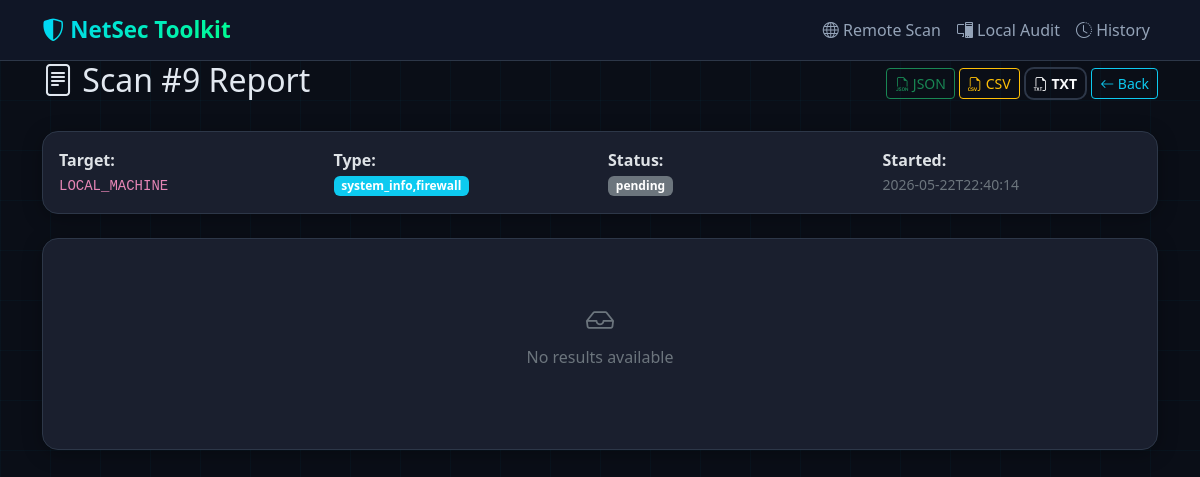
Page /scan/9 on the committed database.
### utils/database.py (models this page shows, shortened)
class ScanHistory(db.Model):
    __tablename__ = 'scan_history'
    id = db.Column(db.Integer, primary_key=True)
    target_url = db.Column(db.String(500), nullable=False)
    scan_type = db.Column(db.String(100), nullable=False)
    status = db.Column(db.String(50), default='running')
    results = db.Column(db.Text, default='{}')
    started_at = db.Column(db.DateTime, default=datetime.utcnow)
    completed_at = db.Column(db.DateTime, nullable=True)
    def to_dict(self):
        return {
            'id': self.id,
            'target_url': self.target_url,
            'scan_type': self.scan_type,
            'status': self.status,
            'started_at': self.started_at.isoformat() if self.started_at else None,
            'completed_at': self.completed_at.isoformat() if self.completed_at else None,
        }
    def get_results(self):
        try:
            return json.loads(self.results) if self.results else {}
        except (json.JSONDecodeError, TypeError):
            return {}

### app.py (the view)
@app.route('/scan/<int:scan_id>')
def scan_detail(scan_id):
    record = ScanHistory.query.get_or_404(scan_id)
    return render_template('scan_detail.html', scan=record.to_dict(), results=record.get_results())

### templates/scan_detail.html (shortened to what this page needs)
<!DOCTYPE html>
<html lang="en" data-bs-theme="dark">
<head>
    <link href="https://cdn.jsdelivr.net/npm/bootstrap@5.3.2/dist/css/bootstrap.min.css" rel="stylesheet">
    <link href="https://cdn.jsdelivr.net/npm/bootstrap-icons@1.11.2/font/bootstrap-icons.css" rel="stylesheet">
    <link rel="stylesheet" href="{{ url_for('static', filename='css/main.css') }}">
</head>
<body>
    <nav class="navbar navbar-expand-lg sticky-top">
        <div class="container">
            <a class="navbar-brand" href="/"><i class="bi bi-shield-shaded"></i> NetSec Toolkit</a>
            <div class="collapse navbar-collapse" id="navbarNav">
                <ul class="navbar-nav ms-auto">
                    <li class="nav-item"><a class="nav-link" href="/"><i class="bi bi-globe"></i> Remote Scan</a></li>
                    <li class="nav-item"><a class="nav-link" href="/local"><i class="bi bi-pc-display"></i> Local Audit</a></li>
                    <li class="nav-item"><a class="nav-link" href="/scans"><i class="bi bi-clock-history"></i> History</a></li>
                </ul>
            </div>
        </div>
    </nav>
    <div class="container position-relative" style="z-index: 1;">
        <div class="d-flex justify-content-between align-items-center mb-4">
            <h2><i class="bi bi-file-text"></i> Scan #{{ scan.id }} Report</h2>
            <div>
                <a href="/api/export/{{ scan.id }}/json" class="btn btn-outline-success btn-sm"><i class="bi bi-filetype-json"></i> JSON</a>
                <a href="/api/export/{{ scan.id }}/csv" class="btn btn-outline-warning btn-sm"><i class="bi bi-filetype-csv"></i> CSV</a>
                <a href="/api/export/{{ scan.id }}/txt" class="btn btn-outline-light btn-sm"><i class="bi bi-filetype-txt"></i> TXT</a>
                <a href="/scans" class="btn btn-outline-info btn-sm"><i class="bi bi-arrow-left"></i> Back</a>
            </div>
        </div>
        <div class="card mb-4">
            <div class="card-body">
                <div class="row g-3">
                    <div class="col-md-3"><strong>Target:</strong><br><code>{{ scan.target_url }}</code></div>
                    <div class="col-md-3"><strong>Type:</strong><br><span class="badge bg-info">{{ scan.scan_type }}</span></div>
                    <div class="col-md-3"><strong>Status:</strong><br>
                        {% if scan.status == 'completed' %}
                            <span class="badge bg-success">✅ Completed</span>
                        {% elif scan.status == 'running' %}
                            <span class="badge bg-warning text-dark">⏳ Running</span>
                        {% else %}
                            <span class="badge bg-secondary">{{ scan.status }}</span>
                        {% endif %}
                    </div>
                    <div class="col-md-3"><strong>Started:</strong><br><span class="text-secondary small">{{ scan.started_at[:19] if scan.started_at else '—' }}</span></div>
                </div>
            </div>
        </div>
        {% if results %}
            {% for scan_type, findings in results.items() %}
            <div class="card mb-3">
                <div class="card-header d-flex justify-content-between align-items-center">
                    <span><i class="bi bi-terminal"></i> {{ scan_type.replace('_', ' ') | upper }}</span>
                    <span class="badge bg-secondary">{{ findings|length }} findings</span>
                </div>
                <div class="card-body findings-list">
                    {% if findings %}
                        {% for f in findings %}
                        <div class="finding severity-{{ f.severity }}">
                            <div class="d-flex justify-content-between align-items-start">
                                <div>
                                    <strong>{{ f.title }}</strong>
                                    <p class="mb-0 text-secondary small">{{ f.description }}</p>
                                    {% if f.detail %}<code class="small text-info">{{ f.detail }}</code>{% endif %}
                                </div>
                                <span class="badge bg-{{ 'danger' if f.severity == 'high' else 'warning text-dark' if f.severity == 'medium' else 'info' if f.severity == 'low' else 'success' if f.severity == 'safe' else 'secondary' }}">
                                    {{ f.severity }}
                                </span>
                            </div>
                        </div>
                        {% endfor %}
                    {% else %}
                        <p class="text-secondary mb-0"><i class="bi bi-info-circle"></i> No findings for this scan type.</p>
                    {% endif %}
                </div>
            </div>
            {% endfor %}
        {% else %}
            <div class="card text-center py-5">
                <div class="card-body">
                    <h3 class="text-secondary"><i class="bi bi-inbox"></i></h3>
                    <p class="text-secondary">No results available</p>
                </div>
            </div>
        {% endif %}
    </div>
</body>
</html>

### static/css/main.css (style rules this page uses)
:root { --bg-primary: #0a0e17; --bg-secondary: #111827; --bg-card: #1a1f2e; --accent-cyan: #00d4ff; --accent-green: #00ff88; --accent-red: #ff3355; --accent-yellow: #ffaa33; --text-primary: #e2e8f0; --text-secondary: #94a3b8; --border-color: #2d3748; }
* { box-sizing: border-box; }
body { background: var(--bg-primary); color: var(--text-primary); font-family: 'Segoe UI', system-ui, -apple-system, sans-serif; min-height: 100vh; }
.navbar { background: rgba(17, 24, 39, 0.95) !important; backdrop-filter: blur(20px); border-bottom: 1px solid var(--border-color); z-index: 100; }
.navbar-brand { font-weight: 800; font-size: 1.4rem; background: linear-gradient(135deg, var(--accent-cyan), var(--accent-green)); -webkit-background-clip: text; -webkit-text-fill-color: transparent; }
.nav-link { color: var(--text-secondary) !important; font-weight: 500; }
.card { background: var(--bg-card); border: 1px solid var(--border-color); border-radius: 16px; transition: all 0.3s ease; box-shadow: 0 4px 20px rgba(0, 0, 0, 0.3); }
.btn-outline-light { border: 2px solid var(--border-color); border-radius: 10px; font-weight: 600; }

### rows in the picture
ScanHistory: target_url "LOCAL_MACHINE", scan_type "system_info,firewall", status "pending"

### other values in the picture
{{ scan.id }} "9"
{{ scan.started_at[:19] if scan.started_at else '—' }} "2026-05-22T22:40:14"
